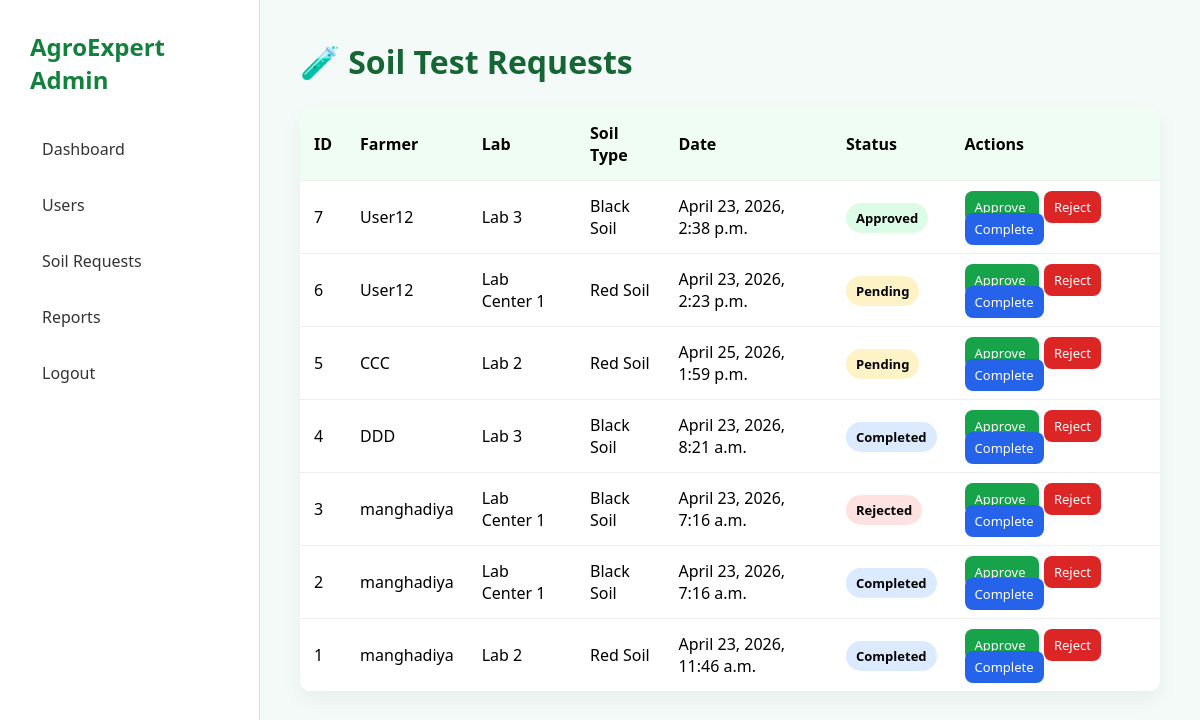
The page /admin-soil-requests/ (signed in) on the database its author committed.
### core/models.py (models this page shows, shortened)
class SoilTestRequest(models.Model):
    lab_name = models.CharField(max_length=100)
    soil_type = models.CharField(max_length=100)
    appointment = models.DateTimeField()
    notes = models.TextField(blank=True, null=True)
    created_at = models.DateTimeField(auto_now_add=True)

### core/views.py (the view)
# urls.py: path("admin-soil-requests/", views.admin_soil_requests, name="admin_soil_requests"),
@login_required
def admin_soil_requests(request):
    if request.user.profile.role != "admin":
        return redirect("dashboard")
    requests = SoilTestRequest.objects.all().select_related("user").order_by("-id")
    return render(request, "core/admin_soil_requests.html", {
        "requests": requests
    })

### core/templates/core/admin_soil_requests.html (shortened to what this page needs)
{% load static %}
<!DOCTYPE html>
<html>
<head>
<link rel="stylesheet" href="{% static 'core/css/admin_soil.css' %}">
</head>
<body>
<div class="dashboard">
<aside class="sidebar">
<h2>AgroExpert Admin</h2>
<ul class="nav">
        <a href="{% url 'admin_users' %}">Dashboard</a></li>
        <a href="{% url 'admin_users' %}">Users</a>
        <a href="{% url 'admin_soil_requests' %}">Soil Requests</a>
        <a href="{% url 'admin_reports' %}">Reports</a></li>
        <a href="{% url 'logout' %}">Logout</a></li>
    </ul>
</aside>
<main class="main">
<h1>🧪 Soil Test Requests</h1>
<table>
<tr>
<th>ID</th>
<th>Farmer</th>
<th>Lab</th>
<th>Soil Type</th>
<th>Date</th>
<th>Status</th>
<th>Actions</th>
</tr>
{% for r in requests %}
<tr>
<td>{{ r.id }}</td>
<td>{{ r.user.username }}</td>
<td>{{ r.lab_name }}</td>
<td>{{ r.soil_type }}</td>
<td>{{ r.appointment_date }}</td>
<td>
<span class="status {{ r.status|lower }}">
{{ r.status }}
</span>
</td>
<td class="actions">
<a class="approve"
href="{% url 'update_soil_status' r.id 'Approved' %}">
Approve
</a>
<a class="reject"
href="{% url 'update_soil_status' r.id 'Rejected' %}">
Reject
</a>
<a class="done"
href="{% url 'update_soil_status' r.id 'Completed' %}">
Complete
</a>
</td>
</tr>
{% endfor %}
</table>
</main>
</div>
</body>
</html>

### core/static/core/css/admin_soil.css (style rules this page uses)
* { margin:0; padding:0; box-sizing:border-box; font-family:Segoe UI; }
body { background:#f3faf7; }
.dashboard { display:flex; min-height:100vh; }
.sidebar { width:260px; background:#fff; padding:30px; border-right:1px solid #ddd; }
.sidebar h2 { color:#15803d; margin-bottom:30px; }
.sidebar a { display:block; padding:12px; margin-bottom:10px; text-decoration:none; color:#333; border-radius:8px; }
.main { flex:1; padding:40px; }
h1 { margin-bottom:25px; color:#166534; }
table { width:100%; border-collapse:collapse; background:#fff; box-shadow:0 8px 20px rgba(0,0,0,.05); border-radius:12px; overflow:hidden; }
th,td { padding:14px; border-bottom:1px solid #eee; text-align:left; }
th { background:#f0fdf4; }
.status { padding:6px 10px; border-radius:20px; font-size:13px; font-weight:700; }
.pending { background:#fef3c7; }
.approved { background:#dcfce7; }
.rejected { background:#fee2e2; }
.completed { background:#dbeafe; }
.actions a { padding:7px 10px; text-decoration:none; border-radius:8px; font-size:13px; margin-right:5px; color:white; }
.approve { background:#16a34a; }
.reject { background:#dc2626; }
.done { background:#2563eb; }
.sidebar ul { list-style: none; margin: 0; padding: 0; }

### rows shown on the page
SoilTestRequest: id "7", user.username "User12", lab_name "Lab 3", soil_type "Black Soil", appointment_date "April 23, 2026, 2:38 p.m.", status "Approved"
SoilTestRequest: id "6", user.username "User12", lab_name "Lab Center 1", soil_type "Red Soil", appointment_date "April 23, 2026, 2:23 p.m.", status "Pending"
SoilTestRequest: id "5", user.username "CCC", lab_name "Lab 2", soil_type "Red Soil", appointment_date "April 25, 2026, 1:59 p.m.", status "Pending"
SoilTestRequest: id "4", user.username "DDD", lab_name "Lab 3", soil_type "Black Soil", appointment_date "April 23, 2026, 8:21 a.m.", status "Completed"
SoilTestRequest: id "3", user.username "manghadiya", lab_name "Lab Center 1", soil_type "Black Soil", appointment_date "April 23, 2026, 7:16 a.m.", status "Rejected"
SoilTestRequest: id "2", user.username "manghadiya", lab_name "Lab Center 1", soil_type "Black Soil", appointment_date "April 23, 2026, 7:16 a.m.", status "Completed"
SoilTestRequest: id "1", user.username "manghadiya", lab_name "Lab 2", soil_type "Red Soil", appointment_date "April 23, 2026, 11:46 a.m.", status "Completed"
